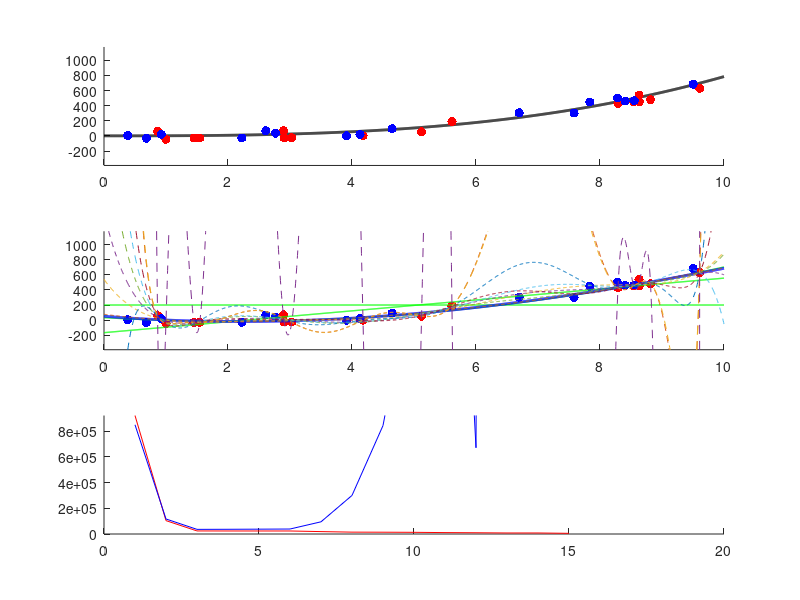

The MATLAB source for this figure:
%matlab
n_pars = 4;
n_points = 16;
p_true = (rand(n_pars, 1) - 0.5).*2; % generate random parameters

%p_true = [-2,-8,4,2]; %set parameters manually
%n_pars = length(p_true);

x_top = 10; % x scale
x = linspace(0, x_top, n_points);
x = rand(1,n_points).*x_top;
x_smooth = linspace(0, x_top, n_points*100);
y = polyval(p_true, x);
y = y + (rand(1, n_points) - 0.5).*(max(y) - min(y))*0.2;
x_valid = rand(1,n_points).*x_top;
y_valid = polyval(p_true, x_valid);
y_valid = y_valid + (rand(1, n_points) - 0.5).*(max(y) - min(y))*0.2;


y_true = polyval(p_true, x_smooth);
clf; figure(1);
subplot(3, 1, 1);

%plot( x_smooth, y_true, 'g-','linewidth',2, x, y, 'r.', 'markersize', 20,x_valid, y_valid, 'b.', 'markersize', 20);
hold on;
plot( x_smooth, y_true, 'k-', 'linewidth',2);

plot(x, y, 'r.', 'markersize', 20);
plot(x_valid, y_valid, 'b.', 'markersize', 20);

plotlimoffset = 0.5.*(max(y_true)- min(y_true));
plotlims = [min(y_true)-plotlimoffset max(y_true)+plotlimoffset];
ylim(plotlims);
hold off;

chi2 = []
chi2_valid = []

subplot(3, 1, 2);
hold on;
plot( x, y, 'r.', 'markersize', 20);
plot( x_valid, y_valid, 'b.', 'markersize', 20);

for i_par = 0:(n_points-2)

  pars = polyfit(x, y, i_par);
  vals = polyval(pars, x);

  chi2 = [chi2 sum((polyval(pars, x) - y).^2)];
  chi2_valid = [chi2_valid sum((polyval(pars, x_valid) - y_valid).^2)];

  if i_par < n_pars-1
    plot(x_smooth, polyval(pars, x_smooth), 'g', 'linewidth',1);
  elseif i_par == n_pars-1
    plot(x_smooth, polyval(pars, x_smooth), 'b', 'linewidth',2);
  elseif i_par == n_points-1
    plot(x_smooth, polyval(pars, x_smooth), 'r-','linewidth',1.5);
  else
    plot(x_smooth, polyval(pars, x_smooth), '--','linewidth',0.2);
  end
  

end
%chi2 = flip(chi2);
%chi2_valid = flip(chi2_valid);

ylim(plotlims);
hold off;
subplot(3, 1, 3);
hold on
plot(chi2,'r')
plot(chi2_valid, 'b')
hold off
ylim([0 max(chi2)])
